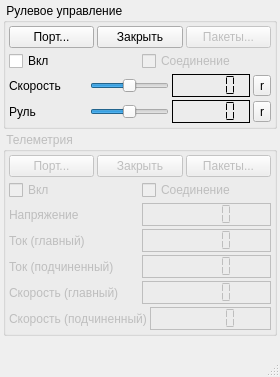
<?xml version="1.0" encoding="UTF-8"?>
<ui version="4.0">
 <class>MainWindow</class>
 <widget class="QMainWindow" name="MainWindow">
  <property name="geometry">
   <rect>
    <x>0</x>
    <y>0</y>
    <width>280</width>
    <height>377</height>
   </rect>
  </property>
  <property name="minimumSize">
   <size>
    <width>280</width>
    <height>0</height>
   </size>
  </property>
  <property name="maximumSize">
   <size>
    <width>450</width>
    <height>400</height>
   </size>
  </property>
  <property name="windowTitle">
   <string>Управление гироскутером GD32</string>
  </property>
  <widget class="QWidget" name="centralwidget">
   <layout class="QVBoxLayout" name="verticalLayout_3">
    <property name="spacing">
     <number>3</number>
    </property>
    <property name="leftMargin">
     <number>3</number>
    </property>
    <property name="topMargin">
     <number>3</number>
    </property>
    <property name="rightMargin">
     <number>3</number>
    </property>
    <property name="bottomMargin">
     <number>3</number>
    </property>
    <item>
     <widget class="QGroupBox" name="groupBox">
      <property name="sizePolicy">
       <sizepolicy hsizetype="Preferred" vsizetype="Maximum">
        <horstretch>0</horstretch>
        <verstretch>0</verstretch>
       </sizepolicy>
      </property>
      <property name="title">
       <string> Рулевое управление </string>
      </property>
      <property name="checkable">
       <bool>false</bool>
      </property>
      <property name="checked">
       <bool>false</bool>
      </property>
      <layout class="QVBoxLayout" name="verticalLayout">
       <property name="spacing">
        <number>3</number>
       </property>
       <property name="leftMargin">
        <number>3</number>
       </property>
       <property name="topMargin">
        <number>3</number>
       </property>
       <property name="rightMargin">
        <number>3</number>
       </property>
       <property name="bottomMargin">
        <number>3</number>
       </property>
       <item>
        <layout class="QHBoxLayout" name="horizontalLayout_9">
         <property name="spacing">
          <number>3</number>
         </property>
         <item>
          <widget class="QPushButton" name="pbPortMaster">
           <property name="text">
            <string>Порт...</string>
           </property>
          </widget>
         </item>
         <item>
          <widget class="QPushButton" name="pbCloseMaster">
           <property name="enabled">
            <bool>true</bool>
           </property>
           <property name="text">
            <string>Закрыть</string>
           </property>
          </widget>
         </item>
         <item>
          <widget class="QPushButton" name="pbPacketsMaster">
           <property name="enabled">
            <bool>false</bool>
           </property>
           <property name="text">
            <string>Пакеты...</string>
           </property>
          </widget>
         </item>
        </layout>
       </item>
       <item>
        <layout class="QHBoxLayout" name="horizontalLayout_10">
         <item>
          <widget class="QCheckBox" name="cbControlOn">
           <property name="sizePolicy">
            <sizepolicy hsizetype="Minimum" vsizetype="Fixed">
             <horstretch>1</horstretch>
             <verstretch>0</verstretch>
            </sizepolicy>
           </property>
           <property name="text">
            <string>Вкл</string>
           </property>
          </widget>
         </item>
         <item>
          <widget class="QCheckBox" name="cbMasterConnected">
           <property name="enabled">
            <bool>false</bool>
           </property>
           <property name="sizePolicy">
            <sizepolicy hsizetype="Minimum" vsizetype="Fixed">
             <horstretch>1</horstretch>
             <verstretch>0</verstretch>
            </sizepolicy>
           </property>
           <property name="text">
            <string>Соединение</string>
           </property>
          </widget>
         </item>
        </layout>
       </item>
       <item>
        <layout class="QHBoxLayout" name="horizontalLayout_6">
         <property name="spacing">
          <number>3</number>
         </property>
         <item>
          <widget class="QLabel" name="label_2">
           <property name="sizePolicy">
            <sizepolicy hsizetype="Preferred" vsizetype="Preferred">
             <horstretch>1</horstretch>
             <verstretch>0</verstretch>
            </sizepolicy>
           </property>
           <property name="text">
            <string>Скорость</string>
           </property>
          </widget>
         </item>
         <item>
          <widget class="QSlider" name="slSpeed">
           <property name="sizePolicy">
            <sizepolicy hsizetype="Expanding" vsizetype="Fixed">
             <horstretch>1</horstretch>
             <verstretch>0</verstretch>
            </sizepolicy>
           </property>
           <property name="minimum">
            <number>-1000</number>
           </property>
           <property name="maximum">
            <number>1000</number>
           </property>
           <property name="orientation">
            <enum>Qt::Horizontal</enum>
           </property>
          </widget>
         </item>
         <item>
          <widget class="QLCDNumber" name="lcdSpeed">
           <property name="sizePolicy">
            <sizepolicy hsizetype="Minimum" vsizetype="Minimum">
             <horstretch>1</horstretch>
             <verstretch>0</verstretch>
            </sizepolicy>
           </property>
           <property name="frameShape">
            <enum>QFrame::Box</enum>
           </property>
           <property name="frameShadow">
            <enum>QFrame::Plain</enum>
           </property>
           <property name="segmentStyle">
            <enum>QLCDNumber::Flat</enum>
           </property>
          </widget>
         </item>
         <item>
          <widget class="QToolButton" name="tbSpeedReset">
           <property name="text">
            <string>r</string>
           </property>
          </widget>
         </item>
        </layout>
       </item>
       <item>
        <layout class="QHBoxLayout" name="horizontalLayout_7">
         <property name="spacing">
          <number>3</number>
         </property>
         <item>
          <widget class="QLabel" name="label_3">
           <property name="sizePolicy">
            <sizepolicy hsizetype="Preferred" vsizetype="Preferred">
             <horstretch>1</horstretch>
             <verstretch>0</verstretch>
            </sizepolicy>
           </property>
           <property name="text">
            <string>Руль</string>
           </property>
          </widget>
         </item>
         <item>
          <widget class="QSlider" name="slSteer">
           <property name="sizePolicy">
            <sizepolicy hsizetype="Expanding" vsizetype="Fixed">
             <horstretch>1</horstretch>
             <verstretch>0</verstretch>
            </sizepolicy>
           </property>
           <property name="minimum">
            <number>-1000</number>
           </property>
           <property name="maximum">
            <number>1000</number>
           </property>
           <property name="orientation">
            <enum>Qt::Horizontal</enum>
           </property>
          </widget>
         </item>
         <item>
          <widget class="QLCDNumber" name="lcdSteer">
           <property name="sizePolicy">
            <sizepolicy hsizetype="Minimum" vsizetype="Minimum">
             <horstretch>1</horstretch>
             <verstretch>0</verstretch>
            </sizepolicy>
           </property>
           <property name="frameShape">
            <enum>QFrame::Box</enum>
           </property>
           <property name="frameShadow">
            <enum>QFrame::Plain</enum>
           </property>
           <property name="segmentStyle">
            <enum>QLCDNumber::Flat</enum>
           </property>
          </widget>
         </item>
         <item>
          <widget class="QToolButton" name="tbSteerReset">
           <property name="text">
            <string>r</string>
           </property>
          </widget>
         </item>
        </layout>
       </item>
      </layout>
     </widget>
    </item>
    <item>
     <widget class="QGroupBox" name="groupBox_3">
      <property name="enabled">
       <bool>false</bool>
      </property>
      <property name="sizePolicy">
       <sizepolicy hsizetype="Preferred" vsizetype="Maximum">
        <horstretch>0</horstretch>
        <verstretch>0</verstretch>
       </sizepolicy>
      </property>
      <property name="title">
       <string> Телеметрия </string>
      </property>
      <property name="checkable">
       <bool>false</bool>
      </property>
      <property name="checked">
       <bool>false</bool>
      </property>
      <layout class="QVBoxLayout" name="verticalLayout_2">
       <property name="spacing">
        <number>3</number>
       </property>
       <property name="leftMargin">
        <number>3</number>
       </property>
       <property name="topMargin">
        <number>3</number>
       </property>
       <property name="rightMargin">
        <number>3</number>
       </property>
       <property name="bottomMargin">
        <number>3</number>
       </property>
       <item>
        <layout class="QHBoxLayout" name="horizontalLayout_8">
         <property name="spacing">
          <number>3</number>
         </property>
         <item>
          <widget class="QPushButton" name="pbPortSlave">
           <property name="text">
            <string>Порт...</string>
           </property>
          </widget>
         </item>
         <item>
          <widget class="QPushButton" name="pbCloseSlave">
           <property name="enabled">
            <bool>false</bool>
           </property>
           <property name="text">
            <string>Закрыть</string>
           </property>
          </widget>
         </item>
         <item>
          <widget class="QPushButton" name="pbPacketsSlave">
           <property name="enabled">
            <bool>false</bool>
           </property>
           <property name="text">
            <string>Пакеты...</string>
           </property>
          </widget>
         </item>
        </layout>
       </item>
       <item>
        <layout class="QHBoxLayout" name="horizontalLayout_11">
         <item>
          <widget class="QCheckBox" name="cbTelemetryOn">
           <property name="sizePolicy">
            <sizepolicy hsizetype="Minimum" vsizetype="Fixed">
             <horstretch>1</horstretch>
             <verstretch>0</verstretch>
            </sizepolicy>
           </property>
           <property name="text">
            <string>Вкл</string>
           </property>
          </widget>
         </item>
         <item>
          <widget class="QCheckBox" name="cbSlaveConnected">
           <property name="enabled">
            <bool>false</bool>
           </property>
           <property name="sizePolicy">
            <sizepolicy hsizetype="Minimum" vsizetype="Fixed">
             <horstretch>1</horstretch>
             <verstretch>0</verstretch>
            </sizepolicy>
           </property>
           <property name="text">
            <string>Соединение</string>
           </property>
          </widget>
         </item>
        </layout>
       </item>
       <item>
        <layout class="QHBoxLayout" name="horizontalLayout">
         <property name="spacing">
          <number>3</number>
         </property>
         <item>
          <widget class="QLabel" name="label">
           <property name="sizePolicy">
            <sizepolicy hsizetype="Preferred" vsizetype="Preferred">
             <horstretch>1</horstretch>
             <verstretch>0</verstretch>
            </sizepolicy>
           </property>
           <property name="text">
            <string>Напряжение</string>
           </property>
          </widget>
         </item>
         <item>
          <widget class="QLCDNumber" name="lcdBateryVoltage">
           <property name="sizePolicy">
            <sizepolicy hsizetype="Minimum" vsizetype="Minimum">
             <horstretch>1</horstretch>
             <verstretch>0</verstretch>
            </sizepolicy>
           </property>
           <property name="frameShape">
            <enum>QFrame::Box</enum>
           </property>
           <property name="frameShadow">
            <enum>QFrame::Plain</enum>
           </property>
           <property name="segmentStyle">
            <enum>QLCDNumber::Flat</enum>
           </property>
          </widget>
         </item>
        </layout>
       </item>
       <item>
        <layout class="QHBoxLayout" name="horizontalLayout_2">
         <property name="spacing">
          <number>3</number>
         </property>
         <item>
          <widget class="QLabel" name="label_4">
           <property name="sizePolicy">
            <sizepolicy hsizetype="Preferred" vsizetype="Preferred">
             <horstretch>1</horstretch>
             <verstretch>0</verstretch>
            </sizepolicy>
           </property>
           <property name="text">
            <string>Ток (главный)</string>
           </property>
          </widget>
         </item>
         <item>
          <widget class="QLCDNumber" name="lcdCurrentMaster">
           <property name="sizePolicy">
            <sizepolicy hsizetype="Minimum" vsizetype="Minimum">
             <horstretch>1</horstretch>
             <verstretch>0</verstretch>
            </sizepolicy>
           </property>
           <property name="frameShape">
            <enum>QFrame::Box</enum>
           </property>
           <property name="frameShadow">
            <enum>QFrame::Plain</enum>
           </property>
           <property name="segmentStyle">
            <enum>QLCDNumber::Flat</enum>
           </property>
          </widget>
         </item>
        </layout>
       </item>
       <item>
        <layout class="QHBoxLayout" name="horizontalLayout_3">
         <property name="spacing">
          <number>3</number>
         </property>
         <item>
          <widget class="QLabel" name="label_5">
           <property name="sizePolicy">
            <sizepolicy hsizetype="Preferred" vsizetype="Preferred">
             <horstretch>1</horstretch>
             <verstretch>0</verstretch>
            </sizepolicy>
           </property>
           <property name="text">
            <string>Ток (подчиненный)</string>
           </property>
          </widget>
         </item>
         <item>
          <widget class="QLCDNumber" name="lcdCurrentSlave">
           <property name="sizePolicy">
            <sizepolicy hsizetype="Minimum" vsizetype="Minimum">
             <horstretch>1</horstretch>
             <verstretch>0</verstretch>
            </sizepolicy>
           </property>
           <property name="frameShape">
            <enum>QFrame::Box</enum>
           </property>
           <property name="frameShadow">
            <enum>QFrame::Plain</enum>
           </property>
           <property name="segmentStyle">
            <enum>QLCDNumber::Flat</enum>
           </property>
          </widget>
         </item>
        </layout>
       </item>
       <item>
        <layout class="QHBoxLayout" name="horizontalLayout_4">
         <property name="spacing">
          <number>3</number>
         </property>
         <item>
          <widget class="QLabel" name="label_7">
           <property name="sizePolicy">
            <sizepolicy hsizetype="Preferred" vsizetype="Preferred">
             <horstretch>1</horstretch>
             <verstretch>0</verstretch>
            </sizepolicy>
           </property>
           <property name="text">
            <string>Скорость (главный)</string>
           </property>
          </widget>
         </item>
         <item>
          <widget class="QLCDNumber" name="lcdSpeedMaster">
           <property name="sizePolicy">
            <sizepolicy hsizetype="Minimum" vsizetype="Minimum">
             <horstretch>1</horstretch>
             <verstretch>0</verstretch>
            </sizepolicy>
           </property>
           <property name="frameShape">
            <enum>QFrame::Box</enum>
           </property>
           <property name="frameShadow">
            <enum>QFrame::Plain</enum>
           </property>
           <property name="segmentStyle">
            <enum>QLCDNumber::Flat</enum>
           </property>
          </widget>
         </item>
        </layout>
       </item>
       <item>
        <layout class="QHBoxLayout" name="horizontalLayout_5">
         <property name="spacing">
          <number>3</number>
         </property>
         <item>
          <widget class="QLabel" name="label_6">
           <property name="sizePolicy">
            <sizepolicy hsizetype="Preferred" vsizetype="Preferred">
             <horstretch>1</horstretch>
             <verstretch>0</verstretch>
            </sizepolicy>
           </property>
           <property name="text">
            <string>Скорость (подчиненный)</string>
           </property>
          </widget>
         </item>
         <item>
          <widget class="QLCDNumber" name="lcdSpeedSlave">
           <property name="sizePolicy">
            <sizepolicy hsizetype="Minimum" vsizetype="Minimum">
             <horstretch>1</horstretch>
             <verstretch>0</verstretch>
            </sizepolicy>
           </property>
           <property name="frameShape">
            <enum>QFrame::Box</enum>
           </property>
           <property name="frameShadow">
            <enum>QFrame::Plain</enum>
           </property>
           <property name="segmentStyle">
            <enum>QLCDNumber::Flat</enum>
           </property>
          </widget>
         </item>
        </layout>
       </item>
      </layout>
     </widget>
    </item>
    <item>
     <spacer name="verticalSpacer">
      <property name="orientation">
       <enum>Qt::Vertical</enum>
      </property>
      <property name="sizeHint" stdset="0">
       <size>
        <width>20</width>
        <height>40</height>
       </size>
      </property>
     </spacer>
    </item>
   </layout>
  </widget>
  <widget class="QStatusBar" name="statusBar"/>
 </widget>
 <resources/>
 <connections/>
</ui>
